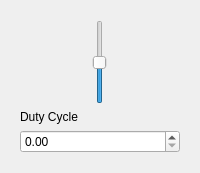
             <widget class="QWidget" name="tab_5">
              <attribute name="title">
               <string>PWM</string>
              </attribute>
              <layout class="QVBoxLayout" name="verticalLayout_10">
               <item>
                <widget class="QWidget" name="widget_5" native="true">
                 <layout class="QVBoxLayout" name="verticalLayout_15">
                  <item>
                   <widget class="QSlider" name="pwm_slider">
                    <property name="sizePolicy">
                     <sizepolicy hsizetype="Expanding" vsizetype="Expanding">
                      <horstretch>0</horstretch>
                      <verstretch>0</verstretch>
                     </sizepolicy>
                    </property>
                    <property name="minimum">
                     <number>-100</number>
                    </property>
                    <property name="maximum">
                     <number>100</number>
                    </property>
                    <property name="pageStep">
                     <number>10</number>
                    </property>
                    <property name="orientation">
                     <enum>Qt::Vertical</enum>
                    </property>
                    <property name="invertedAppearance">
                     <bool>false</bool>
                    </property>
                    <property name="invertedControls">
                     <bool>false</bool>
                    </property>
                   </widget>
                  </item>
                  <item>
                   <widget class="QLabel" name="label_4">
                    <property name="text">
                     <string>Duty Cycle</string>
                    </property>
                   </widget>
                  </item>
                  <item>
                   <widget class="QDoubleSpinBox" name="doubleSpinBox_10"/>
                  </item>
                 </layout>
                </widget>
               </item>
              </layout>
             </widget>
